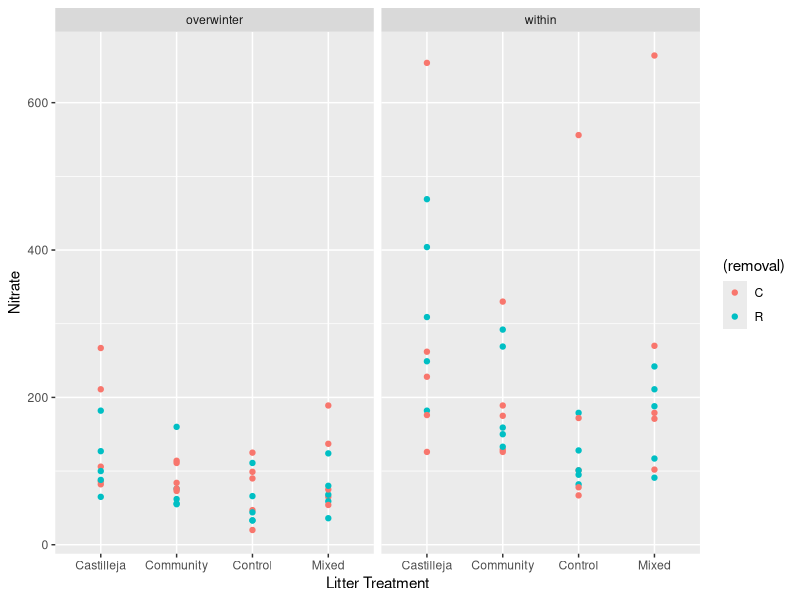
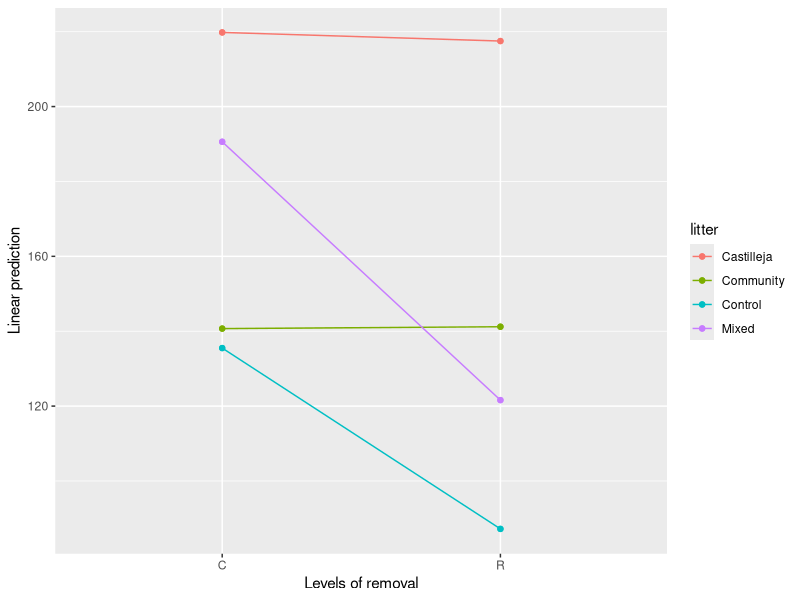

The R source for these figures, in order:
#Belowground Analysis
setwd("/Users/jargrett/Desktop/Castilleja/Data Analysis/RMBL/2024 Argrett")

library(tidyverse)#for data wrangling and restructuring
library(plyr)#for data wrangling and restructuring
library(ggplot2)#for plotting
library(ggpubr)#extended functions for plotting
library(car)#for regression analysis
library(emmeans)#post-hoc analysis
library(lme4)#for modeling linear mixed effect models

soil <- read.csv("Soil Nutrients - Full.csv")
soil <- as.data.frame(unclass(soil),stringsAsFactors=TRUE)


nitrate <- ggplot(soil, aes(x = litter, y = K)) +
  geom_point(aes(color = (removal))) +
  facet_wrap(~burial) +
  labs(x = "Litter Treatment", y = "Nitrate")

nitrate

K.lmm <- lmer(K ~ litter*removal + burial + (1|block) + (1|pair), data = soil)
summary(K.lmm)
Anova(K.lmm)
emmip(K.lmm, litter ~ removal)
emmeans(K.lmm, pairwise ~  removal|litter)
        
